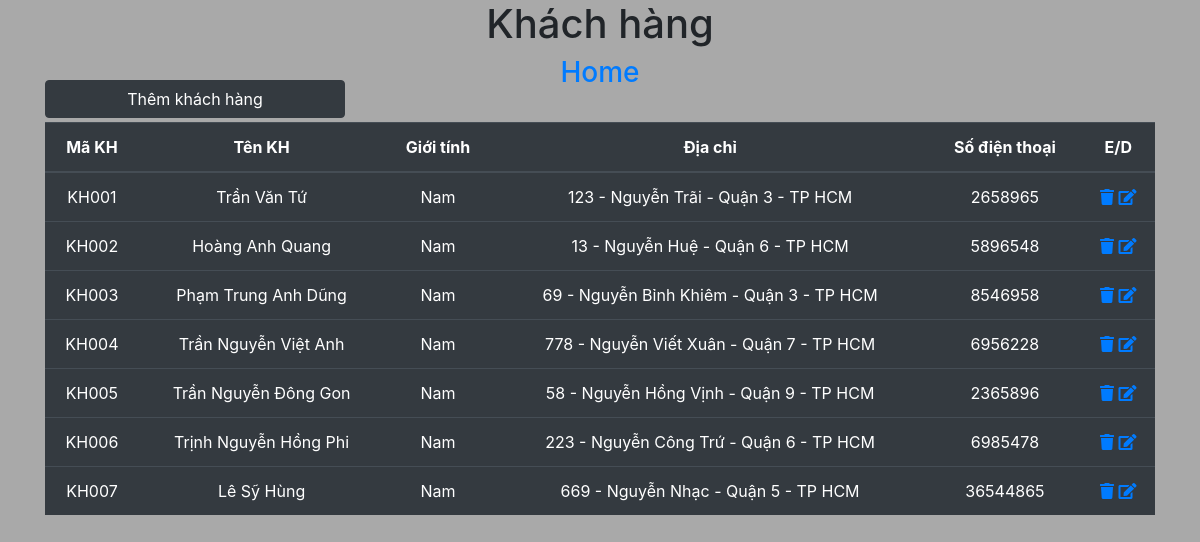
Page /bt3/showkhachhang.php on the committed database.
### tables this page shows
create table khachhang(
MaKH varchar (10) not null primary key,
TenKH varchar (30) not null,
GioiTinh varchar(5) not null,
DiaChiKH varchar (50) not null,
SDTKH int not null
);

### bt3/entity.php (called while the page is built, shortened)
<?php
include 'mysqlhelper.php';
abstract class Entity{
 function __construct($db)
 {
 $this->mysql = new MySQLHelper("localhost","root","anhdung0403");
 }
}
?>

### bt3/mysqlhelper.php (called while the page is built, shortened)
<?php
class MySQLHelper{
 private $server;
 private $user;
 private $pass;
 private $conn;
 function __construct($server="localhost",$user="root",$pass="anhdung0403")
 {
 $this->server = $server;
 $this->user = $user;
 $this->pass = $pass;
 }
 public function OpenDB($db){
 $this->conn = new mysqli($this->server,$this->user,$this->pass,$db);
 }
 public function GetAll($table){
 $sql = "select * from ".$table;
 $result = $this->conn->query($sql);
 return $result;
 }
}
?>

### bt3/khachhang.php (called while the page is built, shortened)
<?php
 require_once 'entity.php';
 class KhachHang extends Entity{
 public function GetAll(){
 return $this->mysql->GetAll("KhachHang");
 }
 }
?>

### bt3/showkhachhang.php (the view, shortened to what this page needs)
<!DOCTYPE html>
<html lang="en">
<?php
 include 'khachhang.php';
?>
<head>
 <link rel="stylesheet"
href="https://maxcdn.bootstrapcdn.com/bootstrap/4.5.2/css/bootstrap.min.css">
 <link rel="stylesheet" href="https://use.fontawesome.com/releases/v5.7.0/css/all.css"
integrity="sha384-lZN37f5QGtY3VHgisS14W3ExzMWZxybE1SJSEsQp9S+oqd12jhcu+A56Ebc1zFSJ"
crossorigin="anonymous">
</head>
<body>
<div class="container text-center">
 <h1>Khách hàng</h1>
 <h3><a href="index.php">Home</a></h3>
 <br>
 <table class="table table-dark">
 <thead>
 <tr>
 <th>Mã KH</th>
 <th>Tên KH</th>
 <th>Giới tính</th>
 <th>Địa chỉ</th>
 <th>Số điện thoại</th>
 <th>E/D</th>
 </tr>
 </thead>
 <tbody>
 <?php
 $kh = new KhachHang("qlsua");
 $result = $kh->GetAll();
 while($row = mysqli_fetch_array($result)){
 echo "<tr>";
 echo "<td>".$row['MaKH']."</td>";
 echo "<td>".$row['TenKH']."</td>";
 echo "<td>".$row['GioiTinh']."</td>";
 echo "<td>".$row['DiaChiKH']."</td>";
 echo "<td>".$row['SDTKH']."</td>";
 echo "<td><a href='delkh.php?MaKH=".$row['MaKH']."'>
 <i class='fas fa-trash'></i>
 </a>
 <a href='editkh.php?MaKH=".$row['MaKH']."'>
 <i class='fa fa-edit'></i>
 </a>
 </td>";
 echo "</tr>";
 }
 ?>
 </tbody>
 </table>
 <a style="position: absolute; top:80px;" href="addkh.php" class="btn btn-dark btn-block">Thêm khách hàng</a>
</div>
</body>
</html>

### bt3/showkhachhang.php (style rules this page uses)
body { background-color: darkgray; }
.btn { width: 300px; }

### rows in the picture
khachhang: MaKH "KH001", TenKH "Trần Văn Tứ", GioiTinh "Nam", DiaChiKH "123 - Nguyễn Trãi - Quận 3 - TP HCM", SDTKH "2658965"
khachhang: MaKH "KH002", TenKH "Hoàng Anh Quang", GioiTinh "Nam", DiaChiKH "13 - Nguyễn Huệ - Quận 6 - TP HCM", SDTKH "5896548"
khachhang: MaKH "KH003", TenKH "Phạm Trung Anh Dũng", GioiTinh "Nam", DiaChiKH "69 - Nguyễn Bỉnh Khiêm - Quận 3 - TP HCM", SDTKH "8546958"
khachhang: MaKH "KH004", TenKH "Trần Nguyễn Việt Anh", GioiTinh "Nam", DiaChiKH "778 - Nguyễn Viết Xuân - Quận 7 - TP HCM", SDTKH "6956228"
khachhang: MaKH "KH005", TenKH "Trần Nguyễn Đông Gon", GioiTinh "Nam", DiaChiKH "58 - Nguyễn Hồng Vịnh - Quận 9 - TP HCM", SDTKH "2365896"
khachhang: MaKH "KH006", TenKH "Trịnh Nguyễn Hồng Phi", GioiTinh "Nam", DiaChiKH "223 - Nguyễn Công Trứ - Quận 6 - TP HCM", SDTKH "6985478"
khachhang: MaKH "KH007", TenKH "Lê Sỹ Hùng", GioiTinh "Nam", DiaChiKH "669 - Nguyễn Nhạc - Quận 5 - TP HCM", SDTKH "36544865"
